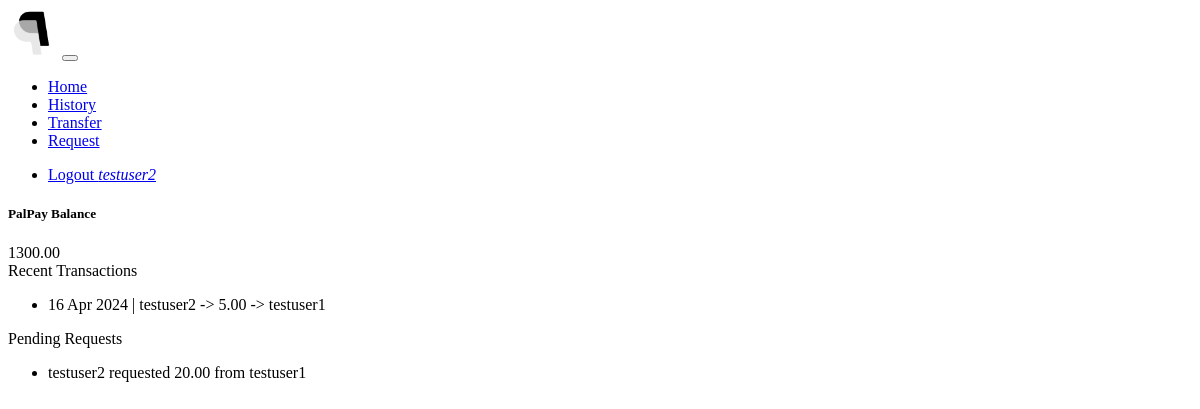
The app's page / (signed in), older data.
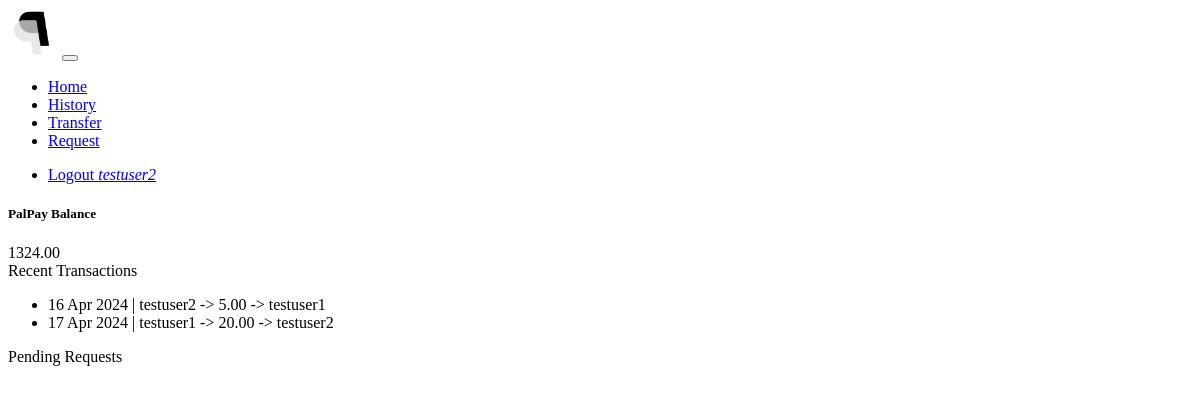
The same page, newer data.
### payapp/models.py (models this page shows, shortened)
class Person(models.Model):
    user = models.OneToOneField(settings.AUTH_USER_MODEL, on_delete=models.CASCADE)
    active = models.BooleanField(default=True)  # disable users rather than deleting them to preserve history
    balance = PayAppMoneyField()
    class Meta:
        ordering = ("user", "active")

class Transaction(models.Model):
    from_person = models.ForeignKey(Person, on_delete=models.RESTRICT, related_name='transactions_from')
    to_person = models.ForeignKey(Person, on_delete=models.RESTRICT, related_name='transactions_to')
    amount = PayAppMoneyField()
    submission_datetime = models.DateTimeField(default=datetime.now, blank=True)
    class Meta:
        ordering = ("submission_datetime", "from_person", "amount")

class Request(models.Model):
    by_person = models.ForeignKey(Person, on_delete=models.CASCADE, related_name='requests_by')
    to_person = models.ForeignKey(Person, on_delete=models.CASCADE, related_name='requests_to')
    amount = PayAppMoneyField()
    class StatusChoices(models.TextChoices):
        PENDING = "PENDING"
        COMPLETED = "COMPLETED"
        CANCELLED = "CANCELLED"
    status = models.CharField(choices=StatusChoices, default=StatusChoices.PENDING, max_length=9)
    class Meta:
        ordering = ("by_person", "status", "amount")

### payapp/views.py (the view)
# urls.py: path('', home, name='home'),
@requires_csrf_token
@login_required(login_url='/login/')
def home(request):
    requests = Request.objects.filter(
        (Q(to_person__user_id__exact=request.user.id) | Q(from_person__user_id__exact=request.user.id)) and
        Q(status=Request.StatusChoices.PENDING)
    )
    forms = [RequestResponseForm(instance=rq) for rq in requests]
    context = {
        'person': Person.objects.filter(user__exact=request.user.id)[0],
        'recent_transactions': Transaction.objects.filter(
            Q(from_person__user_id__exact=request.user.id) |
            Q(to_person__user_id__exact=request.user.id)
        ).order_by('-id')[:10:-1],
        'requests_and_forms': zip(requests, forms),
    }
    return render(request, 'payapp/home.html', context=context)

### templates/payapp/home.html (shortened to what this page needs)
{% extends 'webapps2024/base.html' %}
{% load crispy_forms_filters %}
{% block content %}
    <div class="container">
        <div class="row">
            <div class="col-sm-7">
                <div class="card bg-secondary" style="width:25rem">
                    <div class="card-body">
                        <h5 class="card-title">PalPay Balance</h5>
                        <div class="h3">{{ person.balance }}</div>
                    </div>
                </div>
                <div class="card bg-secondary" style="width:25rem">
                    <div class="card-header">Recent Transactions</div>
                    {% if recent_transactions %}
                        <ul class="list-group list-group-flush text-light">
                            {% for rt in recent_transactions %}
                                <li class="list-group-item bg-secondary">
                                    <span>{{ rt.submission_datetime|date }} | {{ rt.from_person.user.username }} -> {{ rt.amount }} -> {{ rt.to_person.user.username }}</span>
                                </li>
                            {% endfor %}
                        </ul>
                    {% else %}
                        <div class="text-center">No recent transactions.</div>
                    {% endif %}
                </div>
            </div>
            <div class="col">
                <div class="card bg-secondary" style="width:25rem">
                    <div class="card-header">Pending Requests</div>
                    {% if requests_and_forms %}
                        <ul class="list-group list-group-flush">
                            {% for rs, form in requests_and_forms %}
                                <li class="list-group-item bg-secondary">
                                    <span>{{ rs.by_person.user.username }} requested {{ rs.amount }} from {{ rs.to_person.user.username }} </span>
                                </li>
                            {% endfor %}
                        </ul>
                    {% else %}
                        <div class="text-center">No pending requests.</div>
                    {% endif %}
                </div>
            </div>
        </div>
    </div>
{% endblock %}

Row changes from the older to the newer data that the page shows:
no longer on this page (row edited): Request: by_person.user.username "testuser2", amount "20.00", to_person.user.username "testuser1"
changed Person: balance "1300.00" → "1324.00"
added Transaction: submission_datetime "17 Apr 2024", from_person.user.username "testuser1", amount "20.00", to_person.user.username "testuser2"
